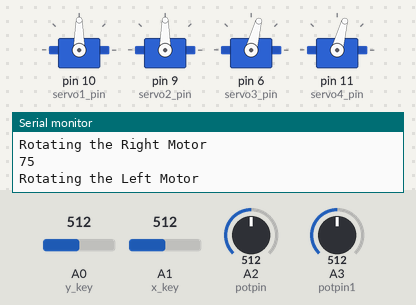
Bench run of a sketch on a simulated Arduino Uno, built with avr-gcc and run on an emulated ATmega328P. Shown: 4 × servo, the last lines printed to the serial monitor. The test bench sets the inputs (shaded band); at power-on: A0 (y_key) = 512, A1 (x_key) = 512, A2 (potpin) = 512, A3 (potpin1) = 512.

Above: at 1.2 s.
1.3 s: A0 (y_key) set to 693
2.8 s: A0 (y_key) set to 719
At 3.5 s:
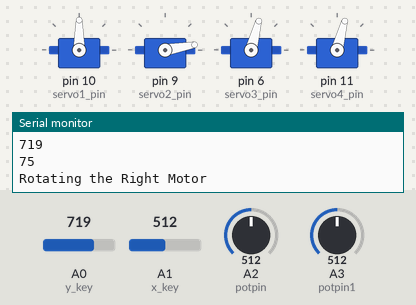
4.6 s: A1 (x_key) set to 318
7.6 s: A1 (x_key) set to 288
At 8.6 s:
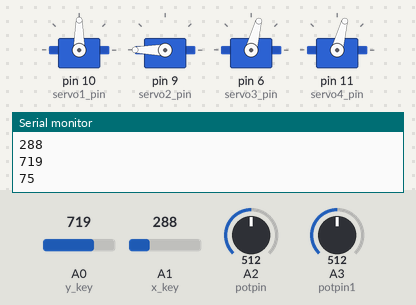
9.6 s: A2 (potpin) set to 667
At 10.8 s:
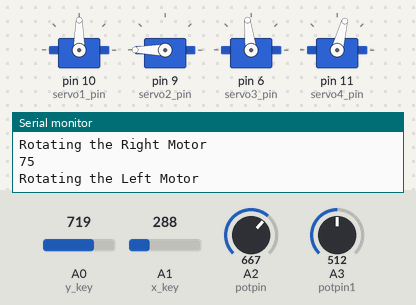
11.1 s: A2 (potpin) set to 692
At 12.3 s:
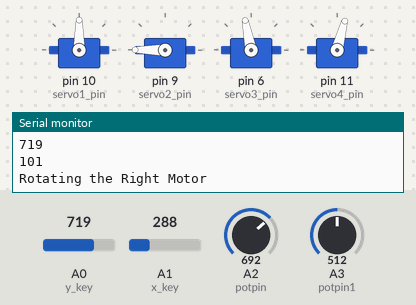
Timing chart, 0 to 13.6 s (numbered marks = the images above; inputs shaded):
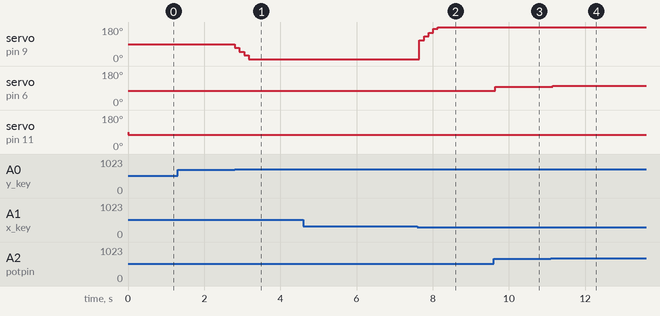

Measured:
- the behaviour switches between 700 and 701 on A0 (y_key) (found by bisection; images 0 and 1)
- the behaviour switches between 300 and 299 on A1 (x_key) (found by bisection; images 1 and 2)
- after the input at 2.8 s, servo on pin 9 (servo2_pin): 90° → 70° at once, → 50° 0.12 s later, → 30° 0.12 s later, → 10° 0.12 s later
- after the input at 7.6 s, servo on pin 9 (servo2_pin): moves from 10° to 180° over 0.49 s, starting after 0.05 s
- after the input at 9.6 s, servo on pin 6 (servo3_pin): 75° → 97° at once
- after the input at 11.1 s, servo on pin 6 (servo3_pin): 97° → 101° after 0.05 s

The sketch:

4Servo_2pot_2Joystick.ino
```cpp
#include <Servo.h>
Servo servo1;
Servo servo2;
Servo servo3;
Servo servo4;

int potpin = A2;// analog pin used to connect the potentiometer
int potpin1 = A3;

int val;    // variable to read the value from the analog pin
int val1;

int x_key = A1;
int y_key = A0;

int x_pos;
int y_pos;

int servo1_pin = 10;
int servo2_pin = 9;
int servo3_pin = 6;
int servo4_pin = 11;

int initial_position = 90;
int initial_position1 = 90;
int initial_position2 = 90;
int initial_position3 = 90;

void setup ( ) {
Serial.begin (9600) ;

servo1.attach (servo1_pin ) ;
servo2.attach (servo2_pin ) ;
servo3.attach (servo3_pin ) ;
servo4.attach (servo4_pin ) ;

servo1.write (initial_position);
servo2.write (initial_position1);
servo3.write (initial_position2);
servo4.write (initial_position3);

pinMode (x_key, INPUT) ;
pinMode (y_key, INPUT) ;
}

void loop ( )
{
  val = analogRead(potpin);            // reads the value of the potentiometer (value between 0 and 1023)
  val = map(val, 0, 1023, 0, 150);     // scale it to use it with the servo (value between 0 and 180)
  Serial.println(val);
  Serial.println("Rotating the Right Motor");
  servo3.write(val);                  // sets the servo position according to the scaled value
  delay(10);                           // waits for the servo to get there


  val1 = analogRead(potpin1);
  val1 = map(val1, 0, 1023, 0, 150);
  Serial.println(val1);
  Serial.println("Rotating the Left Motor");
  servo4.write(val1);
  delay(10);

x_pos = analogRead (x_key) ;
Serial.println(x_pos);
y_pos = analogRead (y_key) ;
Serial.println(y_pos);
if (x_pos < 300)
{
if (initial_position > 180)
{ }
else
{
  initial_position = initial_position + 20;
  servo2.write ( initial_position );
  delay (100) ;
}
}
if (x_pos > 700)
{
if (initial_position < 20)
{}
else
{
initial_position = initial_position - 20;
servo1.write ( initial_position ) ;
delay (100) ;
}
}

if (y_pos < 300){
if (initial_position1 > 180)
{ }
else
{ initial_position1 = initial_position1 + 20;
servo2.write ( initial_position1 );
delay (100) ;
}
}
if (y_pos > 700)
{
if (initial_position1 < 20)
{ }
else
{
initial_position1 = initial_position1 - 20;
servo2.write ( initial_position1 ) ;
delay (100) ;
}
}
//delay(1000);
}
```
